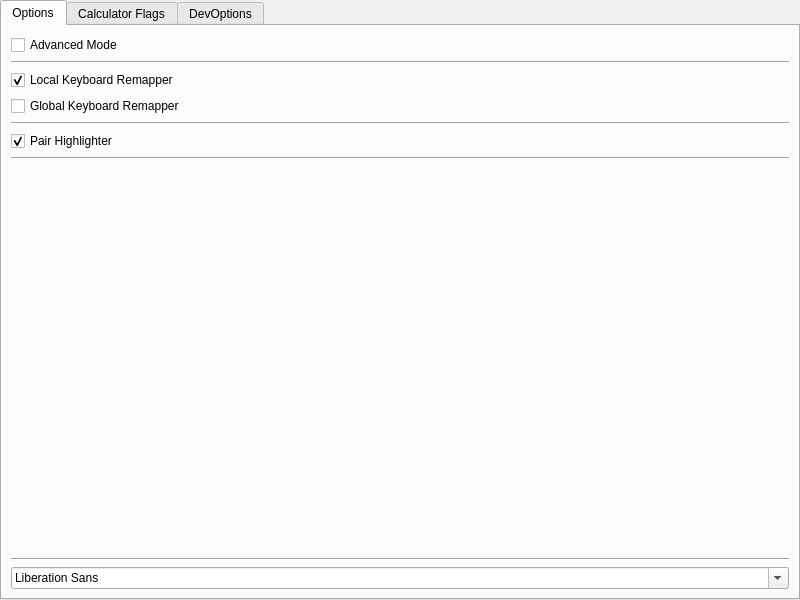
<?xml version="1.0" encoding="UTF-8"?>
<ui version="4.0">
 <class>AMaDiA_Options</class>
 <widget class="QMainWindow" name="AMaDiA_Options">
  <property name="geometry">
   <rect>
    <x>0</x>
    <y>0</y>
    <width>800</width>
    <height>600</height>
   </rect>
  </property>
  <property name="windowTitle">
   <string>MainWindow</string>
  </property>
  <widget class="QWidget" name="centralwidget">
   <layout class="QGridLayout" name="gridLayout">
    <property name="leftMargin">
     <number>0</number>
    </property>
    <property name="topMargin">
     <number>0</number>
    </property>
    <property name="rightMargin">
     <number>0</number>
    </property>
    <property name="bottomMargin">
     <number>0</number>
    </property>
    <property name="spacing">
     <number>0</number>
    </property>
    <item row="0" column="0">
     <widget class="MTabWidget" name="tabWidget">
      <property name="currentIndex">
       <number>0</number>
      </property>
      <widget class="QWidget" name="tab_Options">
       <attribute name="title">
        <string>Options</string>
       </attribute>
       <layout class="QGridLayout" name="gridLayout_2">
        <property name="leftMargin">
         <number>9</number>
        </property>
        <property name="topMargin">
         <number>9</number>
        </property>
        <property name="rightMargin">
         <number>9</number>
        </property>
        <property name="bottomMargin">
         <number>9</number>
        </property>
        <property name="spacing">
         <number>6</number>
        </property>
        <item row="8" column="0">
         <widget class="QWidget" name="L_O" native="true">
          <layout class="QGridLayout" name="gridLayout_4">
           <property name="leftMargin">
            <number>0</number>
           </property>
           <property name="topMargin">
            <number>0</number>
           </property>
           <property name="rightMargin">
            <number>0</number>
           </property>
           <property name="bottomMargin">
            <number>0</number>
           </property>
           <item row="7" column="0">
            <widget class="Line" name="line_2">
             <property name="orientation">
              <enum>Qt::Horizontal</enum>
             </property>
            </widget>
           </item>
           <item row="6" column="0">
            <widget class="QCheckBox" name="cb_O_Remapper_global">
             <property name="toolTip">
              <string>&lt;html&gt;&lt;head/&gt;&lt;body&gt;&lt;p&gt;Use (Shift+)AltGr+Key to type Mathematical Symbols.&lt;br/&gt;Refer to AMaDiA_ReplacementTables for mapping.&lt;br/&gt;This works for all inputs including those in other applications!&lt;br/&gt;(This might cause problems with anti cheat systems in games. Use with care.)&lt;/p&gt;&lt;/body&gt;&lt;/html&gt;</string>
             </property>
             <property name="text">
              <string>Global Keyboard Remapper</string>
             </property>
            </widget>
           </item>
           <item row="10" column="0">
            <widget class="Line" name="line_3">
             <property name="orientation">
              <enum>Qt::Horizontal</enum>
             </property>
            </widget>
           </item>
           <item row="5" column="0">
            <widget class="QCheckBox" name="cb_O_Remapper_local">
             <property name="toolTip">
              <string>&lt;html&gt;&lt;head/&gt;&lt;body&gt;&lt;p&gt;Use (Shift+)AltGr+Key to type Mathematical Symbols.&lt;br/&gt;Refer to AMaDiA_ReplacementTables for mapping.&lt;br/&gt;For a Remapping that works on all applications use the Global Remapper in the Options.&lt;/p&gt;&lt;/body&gt;&lt;/html&gt;</string>
             </property>
             <property name="text">
              <string>Local Keyboard Remapper</string>
             </property>
             <property name="checked">
              <bool>true</bool>
             </property>
            </widget>
           </item>
           <item row="3" column="0">
            <widget class="QCheckBox" name="cb_O_AdvancedMode">
             <property name="toolTip">
              <string>If checked more notifications are displayed, more context menu options are displayed and various other functions become available.&lt;br&gt;
This can clutter the context menus, flood you with neglectible errors and unlock dangerous functions that should only be used if you know what you are doing.</string>
             </property>
             <property name="text">
              <string>Advanced Mode</string>
             </property>
            </widget>
           </item>
           <item row="13" column="0">
            <widget class="QFontComboBox" name="fontComboBox"/>
           </item>
           <item row="4" column="0">
            <widget class="Line" name="line">
             <property name="orientation">
              <enum>Qt::Horizontal</enum>
             </property>
            </widget>
           </item>
           <item row="8" column="0">
            <widget class="QCheckBox" name="cb_O_PairHighlighter">
             <property name="toolTip">
              <string>Syntax highlighter for brackets, Integrals, etc.</string>
             </property>
             <property name="text">
              <string>Pair Highlighter</string>
             </property>
             <property name="checked">
              <bool>true</bool>
             </property>
            </widget>
           </item>
           <item row="11" column="0">
            <spacer name="verticalSpacer_2">
             <property name="orientation">
              <enum>Qt::Vertical</enum>
             </property>
             <property name="sizeHint" stdset="0">
              <size>
               <width>20</width>
               <height>40</height>
              </size>
             </property>
            </spacer>
           </item>
           <item row="12" column="0">
            <widget class="Line" name="line_5">
             <property name="orientation">
              <enum>Qt::Horizontal</enum>
             </property>
            </widget>
           </item>
          </layout>
         </widget>
        </item>
       </layout>
      </widget>
      <widget class="QWidget" name="tab_Flags">
       <attribute name="title">
        <string>Calculator Flags</string>
       </attribute>
       <layout class="QGridLayout" name="gridLayout_3">
        <property name="leftMargin">
         <number>9</number>
        </property>
        <property name="topMargin">
         <number>9</number>
        </property>
        <property name="rightMargin">
         <number>9</number>
        </property>
        <property name="bottomMargin">
         <number>9</number>
        </property>
        <property name="spacing">
         <number>6</number>
        </property>
        <item row="3" column="2">
         <widget class="QWidget" name="R_F" native="true">
          <layout class="QGridLayout" name="gridLayout_7">
           <property name="leftMargin">
            <number>0</number>
           </property>
           <property name="topMargin">
            <number>0</number>
           </property>
           <property name="rightMargin">
            <number>0</number>
           </property>
           <property name="bottomMargin">
            <number>0</number>
           </property>
           <item row="10" column="0">
            <widget class="QCheckBox" name="cb_F_cancel">
             <property name="toolTip">
              <string>Will take any rational function and put it into the standard canonical form p/q</string>
             </property>
             <property name="text">
              <string>Cancel</string>
             </property>
            </widget>
           </item>
           <item row="2" column="0">
            <widget class="QCheckBox" name="cb_F_simplify">
             <property name="toolTip">
              <string>Applies standard simplifications</string>
             </property>
             <property name="text">
              <string>Simplify</string>
             </property>
             <property name="checked">
              <bool>true</bool>
             </property>
            </widget>
           </item>
           <item row="13" column="0">
            <widget class="QCheckBox" name="cb_F_expand_trig">
             <property name="toolTip">
              <string>Set this to expand trigonometric functions, that is, apply the sum or double angle identities</string>
             </property>
             <property name="text">
              <string>Expand trigonometric functions</string>
             </property>
            </widget>
           </item>
           <item row="5" column="0">
            <widget class="Line" name="line_8">
             <property name="orientation">
              <enum>Qt::Horizontal</enum>
             </property>
            </widget>
           </item>
           <item row="6" column="0">
            <widget class="QWidget" name="g_F_Exp_fac" native="true">
             <layout class="QGridLayout" name="gridLayout_8">
              <property name="leftMargin">
               <number>0</number>
              </property>
              <property name="topMargin">
               <number>0</number>
              </property>
              <property name="rightMargin">
               <number>0</number>
              </property>
              <property name="bottomMargin">
               <number>0</number>
              </property>
              <item row="1" column="1">
               <widget class="QCheckBox" name="cb_F_factor">
                <property name="toolTip">
                 <string>Takes a polynomial and factors it into irreducible factors (Inverse of expand)</string>
                </property>
                <property name="text">
                 <string>Factor</string>
                </property>
                <property name="autoExclusive">
                 <bool>true</bool>
                </property>
               </widget>
              </item>
              <item row="1" column="0">
               <widget class="QCheckBox" name="cb_F_expand">
                <property name="toolTip">
                 <string>Solves all multiplications and powers</string>
                </property>
                <property name="text">
                 <string>Expand</string>
                </property>
                <property name="autoExclusive">
                 <bool>true</bool>
                </property>
               </widget>
              </item>
              <item row="1" column="2">
               <widget class="QCheckBox" name="cb_F_exp_fac_NONE">
                <property name="text">
                 <string>None</string>
                </property>
                <property name="checked">
                 <bool>true</bool>
                </property>
                <property name="autoExclusive">
                 <bool>true</bool>
                </property>
               </widget>
              </item>
             </layout>
            </widget>
           </item>
           <item row="3" column="0">
            <widget class="Line" name="line_10">
             <property name="orientation">
              <enum>Qt::Horizontal</enum>
             </property>
            </widget>
           </item>
           <item row="12" column="0">
            <widget class="Line" name="line_12">
             <property name="orientation">
              <enum>Qt::Horizontal</enum>
             </property>
            </widget>
           </item>
           <item row="11" column="0">
            <widget class="QCheckBox" name="cb_F_apart">
             <property name="toolTip">
              <string>Performs a partial fraction decomposition on a rational function</string>
             </property>
             <property name="text">
              <string>Apart</string>
             </property>
            </widget>
           </item>
           <item row="4" column="0">
            <widget class="QCheckBox" name="cb_F_powsimp">
             <property name="toolTip">
              <string>Simplifies/Collects exponents</string>
             </property>
             <property name="text">
              <string>Simplify exponents</string>
             </property>
             <property name="checked">
              <bool>true</bool>
             </property>
            </widget>
           </item>
           <item row="9" column="0">
            <widget class="Line" name="line_11">
             <property name="orientation">
              <enum>Qt::Horizontal</enum>
             </property>
            </widget>
           </item>
           <item row="15" column="0">
            <spacer name="verticalSpacer_3">
             <property name="orientation">
              <enum>Qt::Vertical</enum>
             </property>
             <property name="sizeHint" stdset="0">
              <size>
               <width>20</width>
               <height>40</height>
              </size>
             </property>
            </spacer>
           </item>
           <item row="7" column="0">
            <widget class="Line" name="line_9">
             <property name="orientation">
              <enum>Qt::Horizontal</enum>
             </property>
            </widget>
           </item>
           <item row="8" column="0">
            <widget class="QWidget" name="g_F_collect" native="true">
             <layout class="QGridLayout" name="gridLayout_9">
              <item row="0" column="0">
               <widget class="QCheckBox" name="cb_F_collect">
                <property name="toolTip">
                 <string>Collects common powers of a term in an expression</string>
                </property>
                <property name="text">
                 <string>Collect term:</string>
                </property>
               </widget>
              </item>
              <item row="1" column="0">
               <widget class="QLineEdit" name="tf_F_collect">
                <property name="sizePolicy">
                 <sizepolicy hsizetype="Preferred" vsizetype="Fixed">
                  <horstretch>0</horstretch>
                  <verstretch>0</verstretch>
                 </sizepolicy>
                </property>
                <property name="text">
                 <string>x</string>
                </property>
                <property name="maxLength">
                 <number>20</number>
                </property>
               </widget>
              </item>
             </layout>
            </widget>
           </item>
           <item row="14" column="0">
            <widget class="Line" name="line_14">
             <property name="orientation">
              <enum>Qt::Horizontal</enum>
             </property>
            </widget>
           </item>
          </layout>
         </widget>
        </item>
        <item row="3" column="0">
         <widget class="QWidget" name="L_F" native="true">
          <layout class="QGridLayout" name="gridLayout_5">
           <property name="leftMargin">
            <number>0</number>
           </property>
           <property name="topMargin">
            <number>0</number>
           </property>
           <property name="rightMargin">
            <number>0</number>
           </property>
           <property name="bottomMargin">
            <number>0</number>
           </property>
           <item row="3" column="0">
            <widget class="QCheckBox" name="cb_F_EvalF">
             <property name="toolTip">
              <string>If unchecked functions that would return a float are not evaluated to ensure readability.&lt;br&gt;
Holding ctrl while pressing return inverts this setting in single line input fields.</string>
             </property>
             <property name="text">
              <string>Evaluate Functions</string>
             </property>
             <property name="checked">
              <bool>true</bool>
             </property>
            </widget>
           </item>
           <item row="8" column="0">
            <spacer name="verticalSpacer">
             <property name="orientation">
              <enum>Qt::Vertical</enum>
             </property>
             <property name="sizeHint" stdset="0">
              <size>
               <width>20</width>
               <height>40</height>
              </size>
             </property>
            </spacer>
           </item>
           <item row="4" column="0">
            <widget class="Line" name="line_6">
             <property name="orientation">
              <enum>Qt::Horizontal</enum>
             </property>
            </widget>
           </item>
           <item row="5" column="0">
            <widget class="QWidget" name="g_F_solveFor" native="true">
             <layout class="QGridLayout" name="gridLayout_10">
              <property name="leftMargin">
               <number>0</number>
              </property>
              <property name="topMargin">
               <number>0</number>
              </property>
              <property name="rightMargin">
               <number>0</number>
              </property>
              <property name="bottomMargin">
               <number>0</number>
              </property>
              <item row="0" column="1">
               <widget class="QLineEdit" name="tf_F_solveFor">
                <property name="sizePolicy">
                 <sizepolicy hsizetype="Preferred" vsizetype="Fixed">
                  <horstretch>0</horstretch>
                  <verstretch>0</verstretch>
                 </sizepolicy>
                </property>
                <property name="text">
                 <string>y</string>
                </property>
                <property name="maxLength">
                 <number>20</number>
                </property>
               </widget>
              </item>
              <item row="0" column="0">
               <widget class="QCheckBox" name="cb_F_solveFor">
                <property name="toolTip">
                 <string>Set the variables for which equations should be solved.&lt;br&gt;
You can seperate variables with commas to create a priority list.&lt;br&gt;
If turned off the variable will be automatically determined based on the equation.</string>
                </property>
                <property name="text">
                 <string>Solve for Variable:</string>
                </property>
               </widget>
              </item>
             </layout>
            </widget>
           </item>
           <item row="6" column="0">
            <widget class="Line" name="line_13">
             <property name="orientation">
              <enum>Qt::Horizontal</enum>
             </property>
            </widget>
           </item>
          </layout>
         </widget>
        </item>
        <item row="1" column="0" colspan="3">
         <widget class="QLabel" name="Label_FlagExplanation">
          <property name="text">
           <string>These Flags are used when evaluating an equation.&lt;br&gt;
All Flags except &quot;Evaluate Functions&quot; are read during the calculations and thus should not be changed while a calculation is running.</string>
          </property>
          <property name="wordWrap">
           <bool>true</bool>
          </property>
         </widget>
        </item>
        <item row="2" column="0" colspan="3">
         <widget class="Line" name="line_4">
          <property name="orientation">
           <enum>Qt::Horizontal</enum>
          </property>
         </widget>
        </item>
        <item row="3" column="1">
         <widget class="Line" name="line_7">
          <property name="orientation">
           <enum>Qt::Vertical</enum>
          </property>
         </widget>
        </item>
       </layout>
      </widget>
      <widget class="QWidget" name="tab_DevOptions">
       <attribute name="title">
        <string>DevOptions</string>
       </attribute>
       <layout class="QGridLayout" name="gridLayout_6">
        <property name="leftMargin">
         <number>9</number>
        </property>
        <property name="topMargin">
         <number>9</number>
        </property>
        <property name="rightMargin">
         <number>9</number>
        </property>
        <property name="bottomMargin">
         <number>9</number>
        </property>
        <item row="2" column="0">
         <widget class="QWidget" name="L_D" native="true">
          <layout class="QGridLayout" name="gridLayout_11">
           <property name="leftMargin">
            <number>0</number>
           </property>
           <property name="topMargin">
            <number>0</number>
           </property>
           <property name="rightMargin">
            <number>0</number>
           </property>
           <property name="bottomMargin">
            <number>0</number>
           </property>
           <item row="0" column="0">
            <widget class="QCheckBox" name="cb_D_NewSolver">
             <property name="toolTip">
              <string>Use the new experimental solver.&lt;br&gt;
The new solver is a long term project.&lt;br&gt;
This checkbox is only for development purposes and should never be checked by users.&lt;br&gt;
The new solver can not solve anything at the moment.</string>
             </property>
             <property name="text">
              <string>Use New Solver</string>
             </property>
            </widget>
           </item>
           <item row="2" column="0">
            <spacer name="verticalSpacer_4">
             <property name="orientation">
              <enum>Qt::Vertical</enum>
             </property>
             <property name="sizeHint" stdset="0">
              <size>
               <width>20</width>
               <height>40</height>
              </size>
             </property>
            </spacer>
           </item>
           <item row="1" column="0">
            <widget class="Line" name="line_16">
             <property name="orientation">
              <enum>Qt::Horizontal</enum>
             </property>
            </widget>
           </item>
          </layout>
         </widget>
        </item>
        <item row="0" column="0">
         <widget class="QLabel" name="Label_DevOption_Explanation">
          <property name="text">
           <string>WARNING: This page is only for development purposes and should not be used by normal users. Everything on this page can crash the program or cause other nasty bugs.</string>
          </property>
          <property name="wordWrap">
           <bool>true</bool>
          </property>
         </widget>
        </item>
        <item row="1" column="0">
         <widget class="Line" name="line_15">
          <property name="orientation">
           <enum>Qt::Horizontal</enum>
          </property>
         </widget>
        </item>
       </layout>
      </widget>
     </widget>
    </item>
   </layout>
  </widget>
 </widget>
 <customwidgets>
  <customwidget>
   <class>MTabWidget</class>
   <extends>QTabWidget</extends>
   <header location="global">AMaDiA_Files.AMaDiA_Widgets</header>
   <container>1</container>
  </customwidget>
 </customwidgets>
 <resources/>
 <connections/>
</ui>
